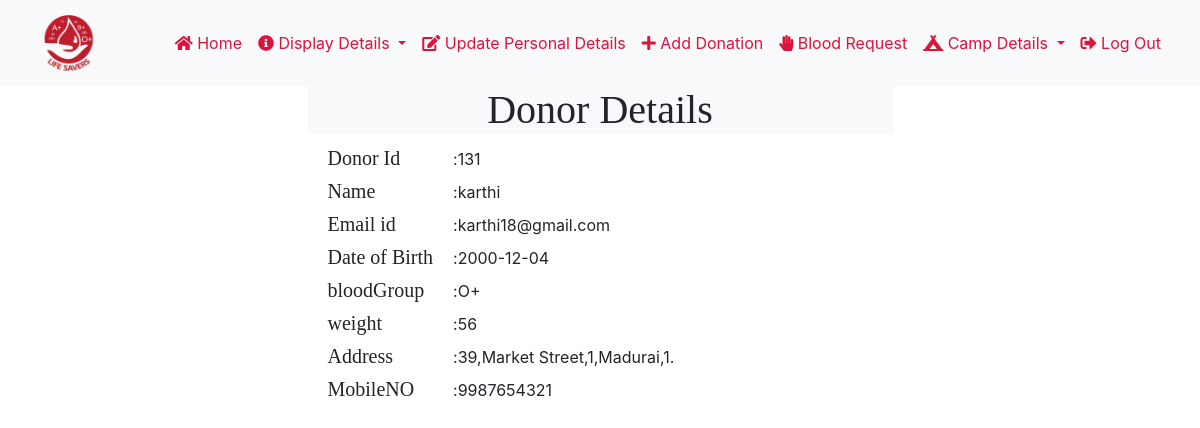
Screenshot of /Bloodbank/profile.php?id=131 (signed in) with the database file from the repository.
### tables this page shows
CREATE TABLE `donor_detail` (
  `did` int(11) NOT NULL,
  `email_id` varchar(30) DEFAULT NULL,
  `dname` varchar(30) DEFAULT NULL,
  `dob` date DEFAULT NULL,
  `mobile` bigint(20) DEFAULT NULL,
  `gender` varchar(8) DEFAULT NULL,
  `weight` int(11) DEFAULT NULL,
  `doorno` int(11) DEFAULT NULL,
  `street_name` varchar(30) DEFAULT NULL,
  `city` varchar(40) DEFAULT NULL,
  `district` varchar(40) DEFAULT NULL,
  `state` varchar(40) DEFAULT NULL,
  `password` varchar(30) DEFAULT NULL,
  `blood_group` varchar(4) DEFAULT NULL
);

### Bloodbank/profile.php (the view, shortened to what this page needs)
<?php
	$id=$_GET["id"];
	include 'layout/header.php';
	include 'layout/navbar.php';
?>
	<div class="row">
		<div class="col-sm-3">
			</div>
		<div class="col-sm-6 well">
			<center><h1 class="bg-light" style="float:center;font-family:Times New Roman Matura MT Script Capitals">Donor Details</h1></center>
			<center><form method="POST" action="">
					<?php
							$query="select * from donor_detail where did=$id";
							$res=mysqli_query($link,$query);
							$result=mysqli_fetch_array($res);
					?>
				<table style="" class="table-responsive">
					<tr>
						<td style="font-family:Times New Roman;font-size:20px; padding:5px 20px;" >Donor Id</td>
						<td> : </td>
						<td><?= $result['did']; ?></td>
					</tr>
					<tr>
						<td style="font-family:Times New RomanTimes New Roman;font-size:20px; padding:5px 20px;" >Name </td>
						<td> : </td>
						<td><?= $result['dname']; ?></td>
					</tr>
					<tr>
						<td style="font-family:Times New Roman;font-size:20px;padding:5px 20px;">Email id  </td>
						<td> : </td>
						<td><?= $result['email_id']; ?></td>
					</tr>
					<tr>
						<td style="font-family:Times New Roman ;font-size:20px;padding:5px 20px;">Date of Birth</td>
						<td> : </td>
						<td><?= $result['dob']; ?></td>
					</tr>
					<tr>
						<td style="font-family:Times New Roman ;font-size:20px;padding:5px 20px;">bloodGroup</td>
						<td> : </td>
						<td><?= $result['blood_group']; ?></td>
					</tr>
					<tr>
						<td style="font-family:Times New Roman ;font-size:20px;padding:5px 20px;">weight</td>
						<td> : </td>
						<td><?= $result['weight']; ?></td>
					</tr>
					<tr>
						<td style="font-family:Times New Roman ;font-size:20px;padding:5px 20px;">Address</td>
						<td> : </td>
						<td><?= $result['doorno']; ?>,<?= $result['street_name']; ?>,<?= $result['city']; ?>,<?= $result['district']; ?>,<?= $result['state']; ?>.</td>
					</tr>
					<tr>
						<td style="font-family:Times New Roman ;font-size:20px;padding:5px 20px;" >MobileNO</td>
						<td> : </td>
						<td><?= $result['mobile']; ?></td>
					</tr>
				</table>
				</form></center>
		</div>
		<div class="col-sm-3">
		</div>
	</div>
</body>
</html>

### Bloodbank/css/style.css (style rules this page uses)
* { margin:0; padding:0; }

### rows the page displays
donor_detail: did "131", dname "karthi", email "karthi18@gmail.com", dob "2000-12-04", blood_group "O+", weight "56", doorno "39", street_name "Market Street", city "1", district "Madurai", state "1", mobile "9987654321"
